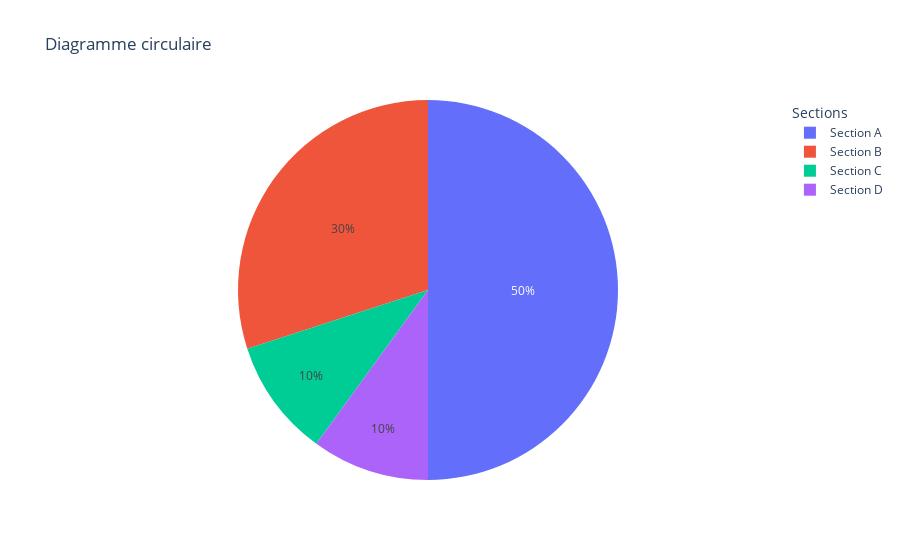

Notebook cell for this chart:
### Markdown cell above
Pie Chart in French

### Code cell
import plotly.graph_objects as go

# Creating a pie chart
fig = go.Figure()

fig.add_trace(go.Pie(
    labels=['Section A', 'Section B', 'Section C', 'Section D'],
    values=[50, 30, 10, 10],
    name='Répartition'
))

fig.update_layout(
    title='Diagramme circulaire',
    legend_title='Sections'
)

fig.show()
fig.write_image('Charts\Data over time (temporal)\multilingual\pie_chart_french.png')

### Figure 1 — Plotly figure (JSON) as saved in the notebook; plotly's stock layout.template omitted (floating-point values rounded to 4 significant figures)
{"data": [{"labels": ["Section A", "Section B", "Section C", "Section D"], "name": "Répartition", "type": "pie", "values": [50, 30, 10, 10]}], "layout": {"legend": {"title": {"text": "Sections"}}, "title": {"text": "Diagramme circulaire"}}}
